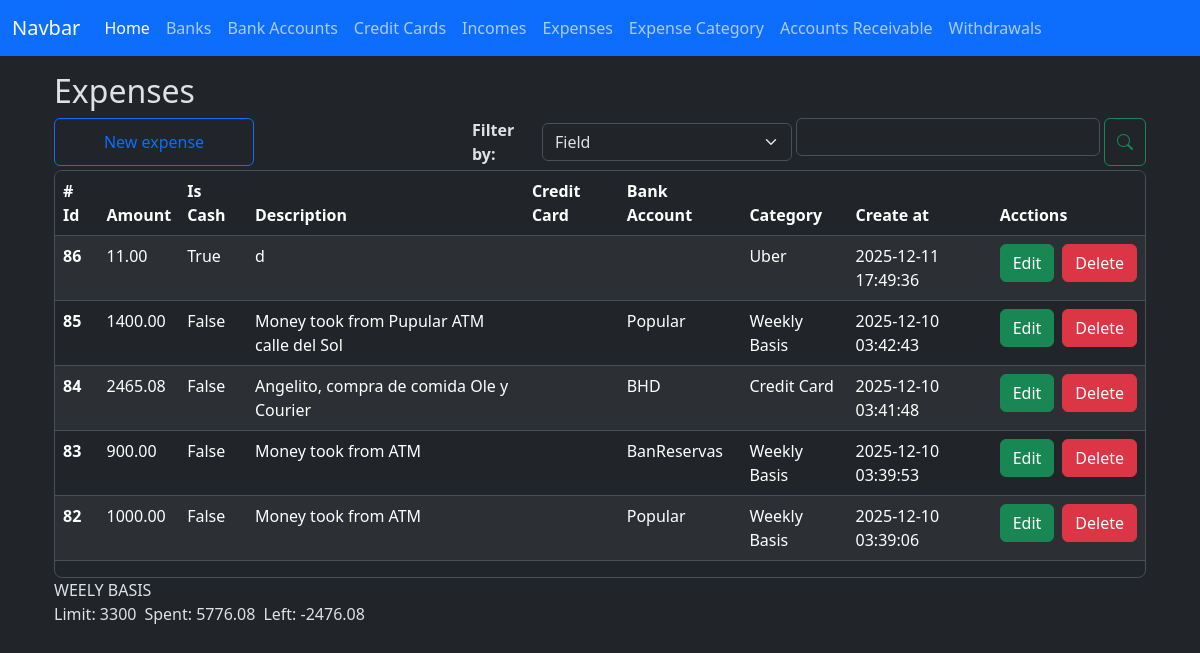
The app's page /expenses/index with its own data.
### app/models/expense.py (models this page shows, shortened)
class Expense(db.Model):
    __tablename__ = 'expenses'
    id = db.Column(db.Integer, primary_key=True)
    amount = db.Column(db.Numeric(10,2), nullable=False)
    is_cash = db.Column(db.Boolean, nullable=False)
    credit_card_id = db.Column(db.Integer, db.ForeignKey('credit_cards.id'))
    bank_account_id = db.Column(db.Integer, db.ForeignKey('bank_accounts.id'))
    expense_category_id = db.Column(db.Integer, db.ForeignKey('expense_categories.id'))
    code = db.Column(db.String(50), nullable=False)
    description = db.Column(db.String(150), nullable=False)
    created_at = db.Column(db.DateTime(timezone=True), server_default=func.now())
    updated_at = db.Column(db.DateTime(timezone=True), onupdate=func.now())
    credit_card = relationship('CreditCard', back_populates='expenses')
    bank_account = relationship('BankAccount', back_populates='expenses')
    expense_category = relationship('ExpenseCategory', back_populates='expenses')

### app/models/expense_category.py (models this page shows)
class ExpenseCategory(db.Model):
    __tablename__ = 'expense_categories'
    id = db.Column(db.Integer, primary_key=True)
    name = db.Column(db.String(100), nullable=False)
    created_at = db.Column(db.DateTime(timezone=True), server_default=func.now())
    updated_at = db.Column(db.DateTime(timezone=True), onupdate=func.now())
    expenses = relationship('Expense', back_populates='expense_category')

### app/models/bank_account.py (models this page shows)
class BankAccount(db.Model):
    __tablename__ = 'bank_accounts'
    id = db.Column(db.Integer, primary_key=True)
    nick_name = db.Column(db.String(120))
    amount_available = db.Column(db.Numeric(10, 2), nullable=False)
    is_active = db.Column(db.Boolean, default=True)
    account_number = db.Column(db.Integer, nullable=True)
    bank_id = db.Column(db.Integer, db.ForeignKey('banks.id'))
    created_at = db.Column(db.DateTime(timezone=True), server_default=func.now())
    updated_at = db.Column(db.DateTime(timezone=True), onupdate=func.now())
    bank = relationship('Bank', back_populates='bank_accounts')
    expenses = relationship('Expense', back_populates='bank_account')
    incomes = relationship('Income', back_populates='bank_account')
    loans = relationship('Loan', back_populates='bank_account')
    loan_payments = relationship('LoanPayment', back_populates='bank_account')
    credit_card_payments = relationship('CreditCardPayment', back_populates='bank_account')
    withdrawals = relationship('Withdrawal', back_populates='bank_account')

### app/routes/expense_routes.py (the view)
@expense_bp.route('/index', methods=['GET'])
def index():
    credit_cards = credit_card.CreditCard.query.all()
    expense_categories = expense_category.ExpenseCategory.query.all()
    bank_accounts = bank_account.BankAccount.query.all()
    expenses = expense_controller.filter_weekly_basis_expenses_info()
    weekly = expense_controller.money_limit_spent_left_for_expenses(expenses)
    context = {
        'credit_cards': credit_cards,
        'expense_categories': expense_categories,
        'bank_accounts': bank_accounts,
        'expenses':expenses,
        'weekly': weekly,
    }
    return render_template('expenses/index.html', **context)

### app/controllers/expense_controller.py (called while the page is built)
def filter_weekly_basis_expenses_info():
    start_date, end_date = get_current_week_range()
    end_date += timedelta(days=1)
    expenses = (
        Expense.query
        .filter(Expense.created_at >= start_date)
        .filter(Expense.created_at <= end_date)
        .order_by(Expense.created_at.desc())
        .all()
    )
    data = []
    for e in expenses:
        data.append(e)
    return data

def get_current_week_range():
    today = datetime.today()
    start_of_week = today - timedelta(days=today.weekday())
    end_of_week = start_of_week + timedelta(days=6)
    return start_of_week.date(), end_of_week.date()

def money_limit_spent_left_for_expenses(expenses):
    spent = Decimal()
    for e in expenses:
        spent += e.amount
    limit = Decimal(3300) #Right now the limit will be hard coded I need to add a new column to expense_category model so I can know the exact amount
    left = Decimal(limit - spent)
    weekly = {
        'limit': limit,
        'spent': spent,
        'left': left,
    }
    return weekly

### app/templates/expenses/index.html (shortened to what this page needs)
{% extends 'layout.html' %}
{% block content %}
    <h2>Expenses</h2>
    <div class="d-flex justify-content-start gap-1 flex-wrap flex-md-nowrap mt-2">
        <button
            type="button"
            id="btn-create-expense-id"
            class="btn btn-outline-primary me-auto me-md-auto w-100 w-md-auto"
            style="max-width: 200px;"
            data-bs-toggle="modal"
            data-bs-target="#create-expense"
        >New expense
        </button>
        <div class="d-flex gap-1 w-100 align-items-center" style="max-width: 320px;">
            <div class="w-md-auto mt-md-0">
                <label for="" class="fs-6 fw-bold">Filter by: </label>
            </div>
            <div class="w-100 w-md-auto mt-md-0" style="max-width: 250px;">
                <select class="form-select" id="select-filter-type-id">
                    <option value="field">Field</option>
                </select>
            </div>
        </div>
        <div class="d-flex gap-1 w-100" style="max-width: 350px;">
            <div class="w-100 w-md-auto mt-md-0">
                <input type="text" class="form-control" id="filter-input-id">
            </div>
            <button type="button" class="btn btn-outline-success" id="btn-search-id"><i class="bi bi-search"></i></button>
        </div>
    </div>
    <div class="table-responsive overflow-y-auto border rounded-3 mt-1" style="max-height: 457px;">
        <table class="table table-striped table-hover" id="expenses-table">
            <thead class="sticky-top">
                <tr>
                    <th scope="col"># Id</th>
                    <th scope="col">Amount</th>
                    <th scope="col">Is Cash</th>
                    <th scope="col">Description</th>
                    <th scope="col">Credit Card</th>
                    <th scope="col">Bank Account</th>
                    <th scope="col">Category</th>
                    <th scope="col">Create at</th>
                    <th scope="col">Acctions</th>
                </tr>
            </thead>
            <tbody id="expenses-table-body">
                {% for expense in expenses %}
                <tr>
                    <th scope="row">{{ expense.id }}</th>
                    <td>{{ expense.amount }}</td>
                    <td><a id="filter-by-cash" class="filter_link" data-is-cash-value="{{ expense.is_cash }}">{{ expense.is_cash  }}</a></td>
                    <td> {{ expense.description }} </td>
                    <td>{{ expense.credit_card.nick_name }}</td>
                    <td>{{ expense.bank_account.nick_name }}</td>
                    <td>{{ expense.expense_category.name }}</td>
                    <td>{{ expense.created_at }}</td>
                    <td>
                        <div class="d-flex gap-2">
                            <button
                                type="button"
                                class="btn btn-success"
                                data-bs-toggle="modal"
                                data-bs-target="#edit-expense"
                                data-expense-id="{{ expense.id }}"
                                data-amount-id="{{ expense.amount }}"
                                data-is-cash="{{ expense.is_cash }}"
                                data-select-expense-category-id="{{ expense.expense_category_id }}"
                                data-select-credit-card-id="{{ expense.credit_card_id }}"
                                data-select-bank-account-id="{{ expense.bank_account_id }}"
                                data-description="{{ expense.description }}"
                            >Edit
                            </button>
                            <a href="{{ url_for('expense.delete', id=expense.id) }}" class="btn btn-danger">Delete</a>
                        </div>
                    </td>
                </tr>
                {% endfor %}
            </tbody>
        </table>
    </div>
    <section>
        <div class="d-flex flex-column">
            <div>
                <label for="" id="weekly-title">WEELY BASIS </label>
            </div>
            <div class="d-flex gap-2">
                <div>
                    <label for="" id="weekly-limit">Limit: {{ weekly.limit }}</label>
                </div>
                <div>
                    <label for="" id="weekly-spent">Spent: {{ weekly.spent }}</label>
                </div>
                <div>
                    <label for="" id="weekly-left">Left: {{ weekly.left }}</label>
                </div>
            </div>
        </div>
    </section>
    <link rel="stylesheet" href="https://cdn.jsdelivr.net/npm/flatpickr/dist/flatpickr.min.css">
    <link rel="stylesheet" href="https://cdn.jsdelivr.net/npm/bootstrap-icons@1.13.1/font/bootstrap-icons.min.css">
{% endblock %}

### app/static/style.css (style rules this page uses)
.filter_link { text-decoration: none; color: inherit; }

### records on screen
Expense: id "86", amount "11.00", is_cash "True", description "d", expense_category.name "Uber", created_at "2025-12-11 17:49:36"
Expense: id "85", amount "1400.00", is_cash "False", description "Money took from Pupular ATM calle del Sol", bank_account.nick_name "Popular", expense_category.name "Weekly Basis", created_at "2025-12-10 03:42:43"
Expense: id "84", amount "2465.08", is_cash "False", description "Angelito, compra de comida Ole y Courier", bank_account.nick_name "BHD", expense_category.name "Credit Card", created_at "2025-12-10 03:41:48"
Expense: id "83", amount "900.00", is_cash "False", description "Money took from ATM", bank_account.nick_name "BanReservas", expense_category.name "Weekly Basis", created_at "2025-12-10 03:39:53"
Expense: id "82", amount "1000.00", is_cash "False", description "Money took from ATM", bank_account.nick_name "Popular", expense_category.name "Weekly Basis", created_at "2025-12-10 03:39:06"

### other values on screen
{{ weekly.limit }} "3300"
{{ weekly.spent }} "5776.08"
{{ weekly.left }} "-2476.08"
